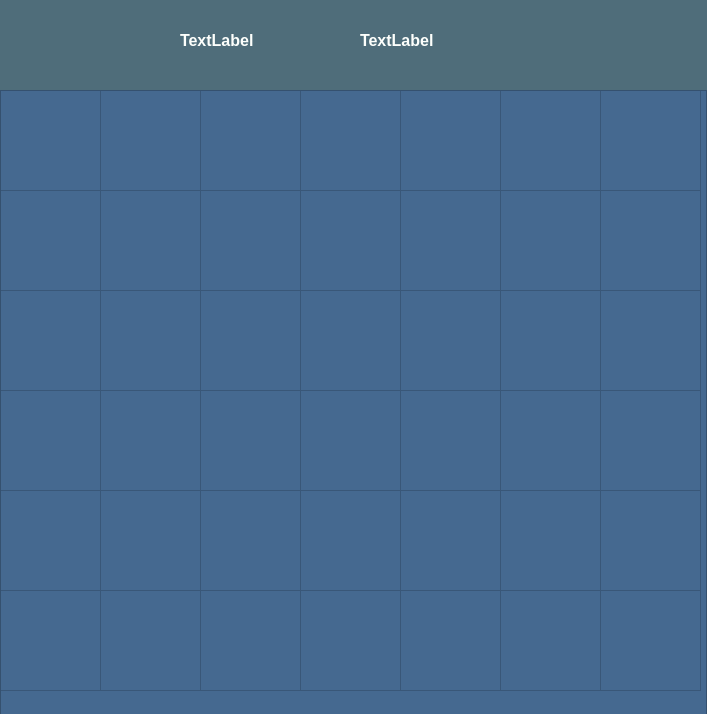
<?xml version="1.0" encoding="UTF-8"?>
<ui version="4.0">
 <class>Calendar</class>
 <widget class="QDialog" name="Calendar">
  <property name="geometry">
   <rect>
    <x>0</x>
    <y>0</y>
    <width>707</width>
    <height>714</height>
   </rect>
  </property>
  <property name="sizePolicy">
   <sizepolicy hsizetype="Preferred" vsizetype="Preferred">
    <horstretch>0</horstretch>
    <verstretch>0</verstretch>
   </sizepolicy>
  </property>
  <property name="minimumSize">
   <size>
    <width>700</width>
    <height>700</height>
   </size>
  </property>
  <property name="maximumSize">
   <size>
    <width>800</width>
    <height>800</height>
   </size>
  </property>
  <property name="sizeIncrement">
   <size>
    <width>0</width>
    <height>0</height>
   </size>
  </property>
  <property name="baseSize">
   <size>
    <width>706</width>
    <height>706</height>
   </size>
  </property>
  <property name="windowTitle">
   <string>Dialog</string>
  </property>
  <property name="styleSheet">
   <string notr="true">background-color:rgb(79, 109, 122)</string>
  </property>
  <widget class="QPushButton" name="pushButton">
   <property name="geometry">
    <rect>
     <x>640</x>
     <y>20</y>
     <width>50</width>
     <height>50</height>
    </rect>
   </property>
   <property name="sizePolicy">
    <sizepolicy hsizetype="Fixed" vsizetype="Fixed">
     <horstretch>0</horstretch>
     <verstretch>0</verstretch>
    </sizepolicy>
   </property>
   <property name="maximumSize">
    <size>
     <width>50</width>
     <height>100</height>
    </size>
   </property>
   <property name="layoutDirection">
    <enum>Qt::RightToLeft</enum>
   </property>
   <property name="styleSheet">
    <string notr="true">background-color: transparent;
background: none;
border: none;
background-repeat: none;</string>
   </property>
   <property name="text">
    <string/>
   </property>
   <property name="iconSize">
    <size>
     <width>50</width>
     <height>50</height>
    </size>
   </property>
  </widget>
  <widget class="QPushButton" name="pushButton_2">
   <property name="geometry">
    <rect>
     <x>470</x>
     <y>10</y>
     <width>71</width>
     <height>61</height>
    </rect>
   </property>
   <property name="styleSheet">
    <string notr="true">background-color: transparent;
background: none;
border: none;
background-repeat: none;</string>
   </property>
   <property name="text">
    <string/>
   </property>
  </widget>
  <widget class="QPushButton" name="pushButton_3">
   <property name="geometry">
    <rect>
     <x>20</x>
     <y>10</y>
     <width>71</width>
     <height>61</height>
    </rect>
   </property>
   <property name="styleSheet">
    <string notr="true">background-color: transparent;
background: none;
border: none;
background-repeat: none;</string>
   </property>
   <property name="text">
    <string/>
   </property>
  </widget>
  <widget class="QLabel" name="label">
   <property name="geometry">
    <rect>
     <x>180</x>
     <y>30</y>
     <width>101</width>
     <height>21</height>
    </rect>
   </property>
   <property name="font">
    <font>
     <pointsize>12</pointsize>
     <weight>75</weight>
     <bold>true</bold>
    </font>
   </property>
   <property name="styleSheet">
    <string notr="true">color:rgb(253, 255, 252);</string>
   </property>
   <property name="text">
    <string>TextLabel</string>
   </property>
  </widget>
  <widget class="QTableWidget" name="tableWidget">
   <property name="geometry">
    <rect>
     <x>0</x>
     <y>90</y>
     <width>707</width>
     <height>625</height>
    </rect>
   </property>
   <property name="sizePolicy">
    <sizepolicy hsizetype="Preferred" vsizetype="Preferred">
     <horstretch>0</horstretch>
     <verstretch>0</verstretch>
    </sizepolicy>
   </property>
   <property name="mouseTracking">
    <bool>false</bool>
   </property>
   <property name="acceptDrops">
    <bool>false</bool>
   </property>
   <property name="styleSheet">
    <string notr="true">background-color:rgb(69, 105, 144);</string>
   </property>
   <property name="cornerButtonEnabled">
    <bool>true</bool>
   </property>
   <attribute name="horizontalHeaderVisible">
    <bool>false</bool>
   </attribute>
   <attribute name="horizontalHeaderCascadingSectionResizes">
    <bool>false</bool>
   </attribute>
   <attribute name="horizontalHeaderDefaultSectionSize">
    <number>100</number>
   </attribute>
   <attribute name="verticalHeaderVisible">
    <bool>false</bool>
   </attribute>
   <attribute name="verticalHeaderDefaultSectionSize">
    <number>100</number>
   </attribute>
   <row>
    <property name="text">
     <string/>
    </property>
   </row>
   <row>
    <property name="text">
     <string/>
    </property>
   </row>
   <row>
    <property name="text">
     <string/>
    </property>
   </row>
   <row>
    <property name="text">
     <string/>
    </property>
   </row>
   <row>
    <property name="text">
     <string/>
    </property>
   </row>
   <row>
    <property name="text">
     <string/>
    </property>
   </row>
   <column>
    <property name="text">
     <string>Sun</string>
    </property>
   </column>
   <column>
    <property name="text">
     <string>Mon</string>
    </property>
   </column>
   <column>
    <property name="text">
     <string>Tues</string>
    </property>
   </column>
   <column>
    <property name="text">
     <string>Wed</string>
    </property>
   </column>
   <column>
    <property name="text">
     <string>Thu</string>
    </property>
   </column>
   <column>
    <property name="text">
     <string>Fri</string>
    </property>
   </column>
   <column>
    <property name="text">
     <string>Sat</string>
    </property>
   </column>
  </widget>
  <widget class="QLabel" name="label_2">
   <property name="geometry">
    <rect>
     <x>360</x>
     <y>30</y>
     <width>101</width>
     <height>21</height>
    </rect>
   </property>
   <property name="font">
    <font>
     <pointsize>12</pointsize>
     <weight>75</weight>
     <bold>true</bold>
    </font>
   </property>
   <property name="styleSheet">
    <string notr="true">color:rgb(253, 255, 252);</string>
   </property>
   <property name="text">
    <string>TextLabel</string>
   </property>
  </widget>
  <zorder>pushButton_2</zorder>
  <zorder>pushButton_3</zorder>
  <zorder>label</zorder>
  <zorder>tableWidget</zorder>
  <zorder>label_2</zorder>
  <zorder>pushButton</zorder>
 </widget>
 <resources/>
 <connections/>
</ui>
